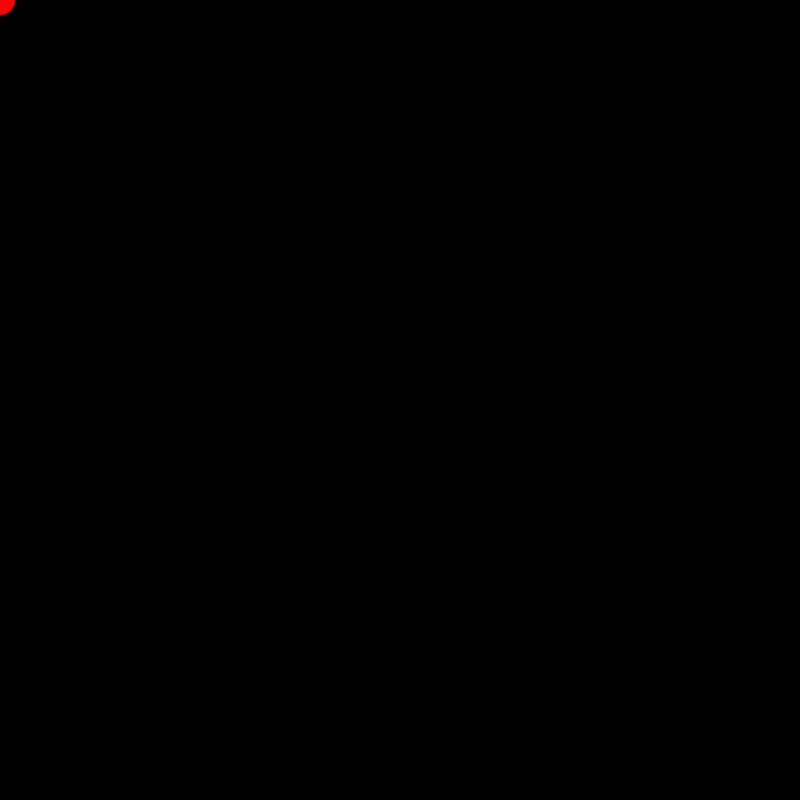
Frame 1 (no input)
Frame 60 (the mouse pressed at the canvas centre just before this capture): identical to frame 1, image omitted
Frame 120 (the mouse held since frame 60 and released just before this capture): blank canvas, image omitted

The Processing sketch that drew this single still picture (run headless with seeded random() and noise(); from frame 60 on, the mouse is pressed at the canvas centre):

// Processing sketch: colored_grid_2
// ── colored_grid_2.pde
float W, H, s;
int Ncolums;
int Nrows;

ArrayList<cube> cubes;

void setup() {
  size(800, 800);

  W = width;
  H = height;
  s = W/25;

  Ncolums = 25;
  Nrows = 40;

  cubes = new ArrayList<cube>();

  for (int i=0; i<Nrows; i++) {
    for (int j=0; j<Ncolums; j++) {
      cubes.add(new cube(j, i));
    }
  }
}

void draw() {
  for (int i=0; i<cubes.size(); i++) {
    cubes.get(i).display();
  }
  noStroke();
  fill(255, 0, 0);
  ellipse(mouseX, mouseY, 30, 30);
  stroke(0);
}

// ── cube.pde
class cube {
   float W = width;
   float H = height;
   float s = W/25;
   int x;
   int y;
   //color cubeColor;
   
   cube(int tempX, int tempY) {
      x = tempX;
      y = tempY;
      // cubeColor = color(random(255));
      
   }
   
   void display(){
      color c = color(random(mouseY*255/H),random(mouseY*255/H),random(mouseY*255/H));
      fill(c);
      rect(x*s,y*s,s,s);
      touched();
   }
   

   void touched(){
      if (mousePressed && mouseX <(x+1)*s && mouseX>x*s && mouseY<(1+y)*s && mouseY>y*s){
         //println("X: "+x+" ;Y: "+y);
         
         //float try = y;
      }
   }
}
